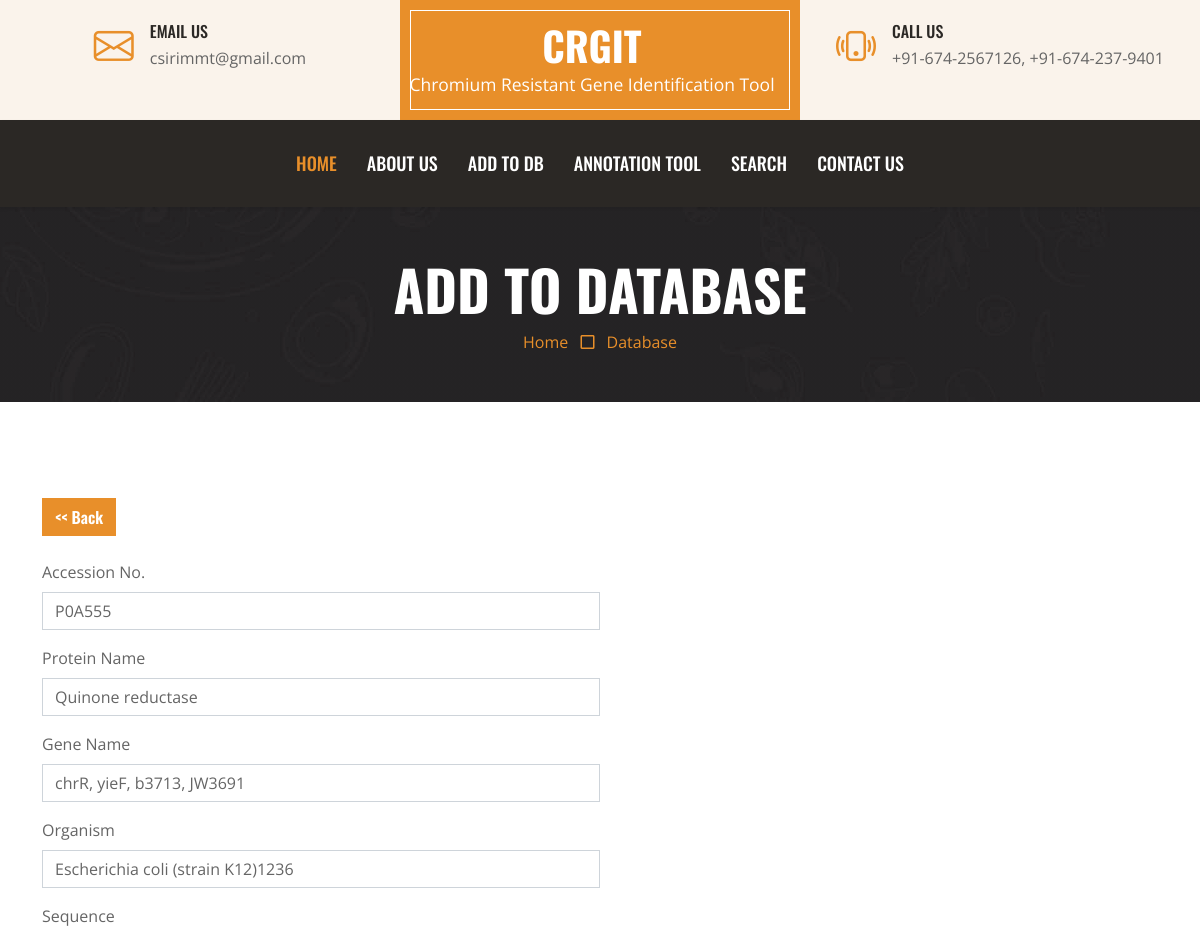
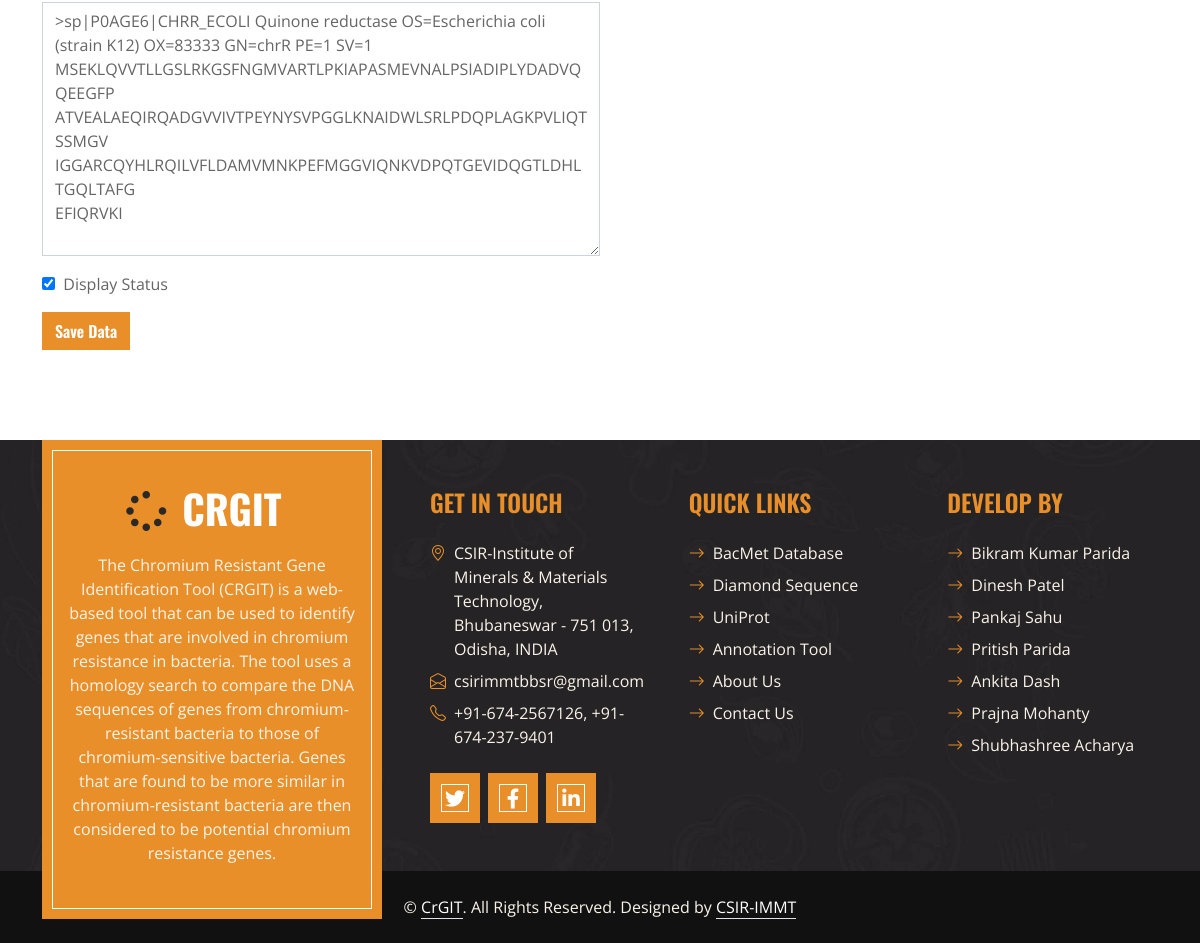
/index.php?page=add&id=7, run on the app's committed database (2 pictures, top to bottom).
### tables this page shows
CREATE TABLE `mstr_enzyme` (
  `id` int(11) NOT NULL,
  `acc_id` varchar(255) NOT NULL,
  `protein_name` varchar(1000) NOT NULL,
  `gene_name` varchar(2000) NOT NULL,
  `org` varchar(2000) NOT NULL,
  `seqeunce` text NOT NULL,
  `status` int(11) NOT NULL
);

### index.php (called while the page is built, shortened)
<?php
include "cls/dbcls.php";
include "cfg/config.php";
$sPage = "";
$sContentPage = "";
if(isset($_GET["page"]))
{
	$sPage = $_GET["page"];
}
switch ($sPage)
{
	case "add":
	$sContentPage = "gui/add.php";
	break;
}
include "inc/header.php";
include $sContentPage;
include "inc/footer.php";
?>

### cfg/config.php (called while the page is built)
<?php
$dbhost = 'localhost';
$dbuser = 'root';
$dbpass = '';
$dbname = 'crgit';
$db = new db($dbhost, $dbuser, $dbpass, $dbname);
?>

### cls/dbcls.php (called while the page is built, shortened)
<?php
class db {
    protected $connection;
	protected $query;
	public function __construct($dbhost = 'localhost', $dbuser = 'root', $dbpass = '', $dbname = '', $charset = 'utf8') {
		$this->connection = new mysqli($dbhost, $dbuser, $dbpass, $dbname);
		$this->connection->set_charset($charset);
	}
    public function query($query) {
		if ($this->query = $this->connection->prepare($query)) {
            if (func_num_args() > 1) {
                $x = func_get_args();
                $args = array_slice($x, 1);
				$types = '';
                $args_ref = array();
                foreach ($args as $k => &$arg) {
					if (is_array($args[$k])) {
						foreach ($args[$k] as $j => &$a) {
							$types .= $this->_gettype($args[$k][$j]);
							$args_ref[] = &$a;
						}
					} else {
	                	$types .= $this->_gettype($args[$k]);
	                    $args_ref[] = &$arg;
					}
                }
				array_unshift($args_ref, $types);
                call_user_func_array(array($this->query, 'bind_param'), $args_ref);
            }
            $this->query->execute();
        } else {
            $this->error('Unable to prepare MySQL statement (check your syntax) - ' . $this->connection->error);
        }
		return $this;
    }
	public function fetchArray() {
	    $params = array();
        $row = array();
	    $meta = $this->query->result_metadata();
	    while ($field = $meta->fetch_field()) {
	        $params[] = &$row[$field->name];
	    }
	    call_user_func_array(array($this->query, 'bind_result'), $params);
        $result = array();
		while ($this->query->fetch()) {
			foreach ($row as $key => $val) {
				$result[$key] = $val;
			}
		}
		return $result;
	}
	private function _gettype($var) {
	    if (is_string($var)) return 's';
	    return 'b';
	}
}
?>

### gui/add.php (the view, shortened to what this page needs)
  <?php
   $acc_id="";
   $protein_name="";
   $gene_name="";
   $org="";
   $seqeunce="";
   $chk = "";
  if(isset($_GET["id"]))
  {
   $rRows = $db->query("select * from mstr_enzyme where id=?",$_GET["id"])->fetchArray();
   $acc_id=$rRows["acc_id"];
   $protein_name=$rRows["protein_name"];
   $gene_name=$rRows["gene_name"];
   $org=$rRows["org"];
   $seqeunce=$rRows["seqeunce"];
   $status=$rRows["status"];
   if($status == "1")
   {
	   $chk = "checked";
   }
  }
  ?>
   <div class="container-fluid bg-dark bg-img p-5 mb-5">
       <div class="row">
           <div class="col-12 text-center">
               <h1 class="display-4 text-uppercase text-white">Add To Database</h1>
               <a href="">Home</a>
               <i class="far fa-square text-primary px-2"></i>
               <a href="">Database</a>
           </div>
       </div>
   </div>
    <div class="container-fluid pt-5">
       <div class="container">
	<a href="index.php?page=db" class='btn btn-primary'><< Back</a><br /><br />
	<div class="col-md-6">
	<form name="frm" id="frm" action="index.php?page=save" method="POST" onsubmit="return funValidate();" >
 <div class="form-outline mb-3">
 <label class="form-label" for="txtAcc">Accession No.</label>
   <input type="text" id="txtAcc" name="txtAcc" class="form-control" value="<?php echo $acc_id;  ?>" />
 </div>
  <div class="form-outline mb-3">
 <label class="form-label" for="txtProName">Protein Name</label>
   <input type="text" id="txtProName" name="txtProName" class="form-control" value="<?php echo $protein_name;  ?>" />
 </div>
 <div class="form-outline mb-3">
 <label class="form-label" for="txtGeneName">Gene Name</label>
   <input type="text" id="txtGeneName" name="txtGeneName" class="form-control" value="<?php echo $gene_name;  ?>" />
 </div>
  <div class="form-outline mb-3">
 <label class="form-label" for="txtOrg">Organism</label>
   <input type="text" id="txtOrg" name="txtOrg" class="form-control" value="<?php echo $org;  ?>" />
 </div>
  <div class="form-outline mb-3">
 <label class="form-label" for="txtSeq">Sequence</label>
   <textarea id="txtSeq" name="txtSeq" rows=10 class="form-control"><?php echo $seqeunce;  ?></textarea>
 </div>
 <div class="form mb-3">
<input type="checkbox" <?php echo $chk ?> name="chk" id="chk"  />&nbsp;&nbsp;<label for="chk">Display Status</label>
 </div>
  <div class="form-outline mb-3">
  <input type="Submit" value="Save Data" class="btn btn-primary" />
  </div>
 </form>
	</div>
	</div>
	</div>

### css/style.css (style rules this page uses)
:root { --primary: #E88F2A; --secondary: #FAF3EB; --light: #FFFFFF; --dark: #2B2825; }
h1, h2, .font-weight-bold { font-weight: 700 !important; }
.btn { font-family: 'Oswald', sans-serif; font-weight: 600; transition: .5s; }
.btn-primary { color: #FFFFFF; }
.bg-img { background: linear-gradient(rgba(43, 40, 37, .5), rgba(43, 40, 37, .5)), url(../img/bg.jpg) center center no-repeat; background-size: cover; }

### data on the page
mstr_enzyme: txtAcc "P0A555", txtProName "Quinone reductase", txtGeneName "chrR, yieF, b3713, JW3691", txtOrg "Escherichia coli (strain K12)1236", txtSeq ">sp|P0AGE6|CHRR_ECOLI Quinone reductase OS=Escherichia coli (strain K12) OX=83333 GN=chrR PE=1 SV=1 MSEKLQVVTLLGSLRKGSFNGMVARTLPKIAPASMEVNALPSIADIPLYDADVQQEEGFP ATVEALAEQIRQADGVVIVTPEYNYSVPGGLKNAIDWLSRLPDQPLAGKPVLIQTSSMGV IGGARCQYHLRQILVFLDAMVMNKPEFMGGVIQNKVDPQTGEVIDQGTLDHLTGQLTAFG EFIQRVKI"
